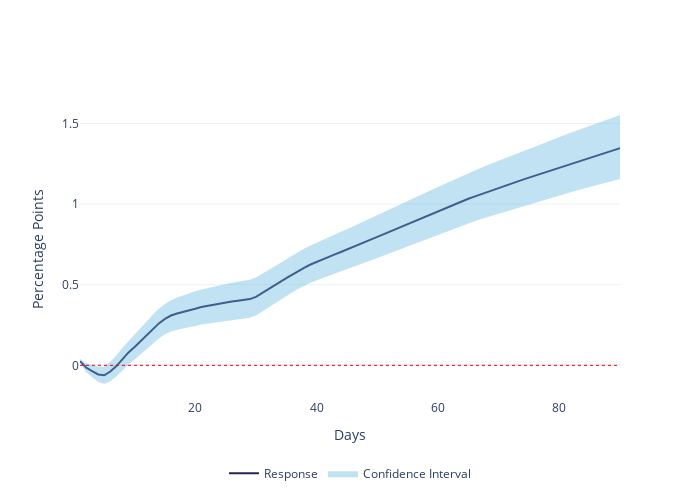

The cell this chart's notebook holds for it:
### Code cell
inflation_exchange_30 = plot_irf(irf_inf_fx_30.loc[0:90, :], y_axis_name='Percentage Points')
#inflation_exchange_30.write_image('./images/inflation_exchange_30.png', format='png', scale=3)

### Figure 1 — Plotly figure (JSON) as saved in the notebook; plotly's stock layout.template omitted (floating-point values rounded to 4 significant figures; data arrays with more than 128 entries replaced by an {"elided": "..."} marker saying what was removed)
{"data": [{"line": {"color": "#242458", "width": 2}, "mode": "lines", "name": "Response", "type": "scatter", "x": [1, 2, 3, 4, 5, 6, 7, 8, 9, 10, 11, 12, 13, 14, 15, 16, 17, 18, 19, 20, 21, 22, 23, 24, 25, 26, 27, 28, 29, 30, 31, 32, 33, 34, 35, 36, 37, 38, 39, 40, 41, 42, 43, 44, 45, 46, 47, 48, 49, 50, 51, 52, 53, 54, 55, 56, 57, 58, 59, 60, 61, 62, 63, 64, 65, 66, 67, 68, 69, 70, 71, 72, 73, 74, 75, 76, 77, 78, 79, 80, 81, 82, 83, 84, 85, 86, 87, 88, 89, 90], "y": [0.02605, -0.01376, -0.03548, -0.05647, -0.06179, -0.0386, -0.004746, 0.04081, 0.07995, 0.1143, 0.1505, 0.1871, 0.226, 0.26, 0.2878, 0.3088, 0.3216, 0.3299, 0.34, 0.3506, 0.3612, 0.369, 0.3758, 0.3819, 0.389, 0.3956, 0.401, 0.4043, 0.4109, 0.424, 0.4463, 0.4699, 0.4946, 0.5175, 0.5408, 0.5644, 0.5861, 0.6064, 0.6253, 0.6422, 0.6579, 0.6732, 0.6885, 0.703, 0.7178, 0.7334, 0.7486, 0.7649, 0.781, 0.797, 0.8129, 0.8292, 0.8456, 0.8611, 0.8772, 0.8935, 0.9095, 0.9253, 0.9409, 0.9574, 0.9726, 0.9881, 1.003, 1.018, 1.033, 1.046, 1.06, 1.074, 1.088, 1.101, 1.114, 1.126, 1.138, 1.152, 1.164, 1.177, 1.189, 1.202, 1.215, 1.227, 1.24, 1.252, 1.264, 1.276, 1.288, 1.3, 1.311, 1.323, 1.335, 1.346]}, {"fill": "toself", "fillcolor": "rgba(101, 183, 222, 0.4)", "hoverinfo": "skip", "line": {"color": "rgba(248,232,160,0)"}, "name": "Confidence Interval", "type": "scatter", "x": {"elided": "180 int values"}, "y": {"elided": "180 float values"}}, {"line": {"color": "red", "dash": "dot", "width": 1}, "mode": "lines", "showlegend": false, "type": "scatter", "x": [1, 90], "y": [0, 0]}], "layout": {"height": 500, "legend": {"orientation": "h", "x": 0.5, "xanchor": "center", "y": -0.2, "yanchor": "top"}, "width": 700, "xaxis": {"showgrid": false, "title": {"text": "Days"}}, "yaxis": {"title": {"text": "Percentage Points"}}}}
